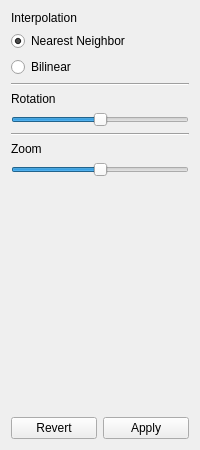
<?xml version="1.0" encoding="UTF-8"?>
<ui version="4.0">
 <class>GeometryInspector</class>
 <widget class="QWidget" name="GeometryInspector">
  <property name="geometry">
   <rect>
    <x>0</x>
    <y>0</y>
    <width>200</width>
    <height>450</height>
   </rect>
  </property>
  <property name="minimumSize">
   <size>
    <width>200</width>
    <height>0</height>
   </size>
  </property>
  <property name="maximumSize">
   <size>
    <width>200</width>
    <height>16777215</height>
   </size>
  </property>
  <property name="windowTitle">
   <string>Form</string>
  </property>
  <layout class="QVBoxLayout" name="verticalLayout">
   <item>
    <layout class="QGridLayout" name="gridLayout">
     <item row="2" column="0" colspan="2">
      <widget class="QRadioButton" name="bilinearRadioButton">
       <property name="layoutDirection">
        <enum>Qt::LeftToRight</enum>
       </property>
       <property name="text">
        <string>Bilinear</string>
       </property>
      </widget>
     </item>
     <item row="1" column="0" colspan="2">
      <widget class="QRadioButton" name="nearestRadioButton">
       <property name="layoutDirection">
        <enum>Qt::LeftToRight</enum>
       </property>
       <property name="text">
        <string>Nearest Neighbor</string>
       </property>
       <property name="checked">
        <bool>true</bool>
       </property>
      </widget>
     </item>
     <item row="6" column="0" colspan="2">
      <widget class="Line" name="line">
       <property name="orientation">
        <enum>Qt::Horizontal</enum>
       </property>
      </widget>
     </item>
     <item row="4" column="0">
      <widget class="QLabel" name="rotationLabel">
       <property name="text">
        <string>Rotation</string>
       </property>
      </widget>
     </item>
     <item row="0" column="0">
      <widget class="QLabel" name="interpolationLabel">
       <property name="text">
        <string>Interpolation</string>
       </property>
      </widget>
     </item>
     <item row="5" column="0" colspan="2">
      <widget class="QSlider" name="rotateSlider">
       <property name="minimum">
        <number>-180</number>
       </property>
       <property name="maximum">
        <number>180</number>
       </property>
       <property name="singleStep">
        <number>1</number>
       </property>
       <property name="value">
        <number>0</number>
       </property>
       <property name="orientation">
        <enum>Qt::Horizontal</enum>
       </property>
       <property name="invertedAppearance">
        <bool>false</bool>
       </property>
      </widget>
     </item>
     <item row="11" column="0" colspan="2">
      <spacer name="verticalSpacer">
       <property name="orientation">
        <enum>Qt::Vertical</enum>
       </property>
       <property name="sizeHint" stdset="0">
        <size>
         <width>20</width>
         <height>40</height>
        </size>
       </property>
      </spacer>
     </item>
     <item row="10" column="0" colspan="2">
      <widget class="QSlider" name="zoomSlider">
       <property name="minimum">
        <number>-100</number>
       </property>
       <property name="maximum">
        <number>100</number>
       </property>
       <property name="value">
        <number>0</number>
       </property>
       <property name="orientation">
        <enum>Qt::Horizontal</enum>
       </property>
      </widget>
     </item>
     <item row="3" column="0" colspan="2">
      <widget class="Line" name="line_2">
       <property name="orientation">
        <enum>Qt::Horizontal</enum>
       </property>
      </widget>
     </item>
     <item row="8" column="0">
      <widget class="QLabel" name="zoomLabel">
       <property name="text">
        <string>Zoom</string>
       </property>
      </widget>
     </item>
    </layout>
   </item>
   <item>
    <layout class="QHBoxLayout" name="BottomButtonsLayout">
     <item>
      <widget class="QPushButton" name="revertPushButton">
       <property name="text">
        <string>Revert</string>
       </property>
      </widget>
     </item>
     <item>
      <widget class="QPushButton" name="applyPushButton">
       <property name="text">
        <string>Apply</string>
       </property>
      </widget>
     </item>
    </layout>
   </item>
  </layout>
 </widget>
 <resources/>
 <connections/>
</ui>
